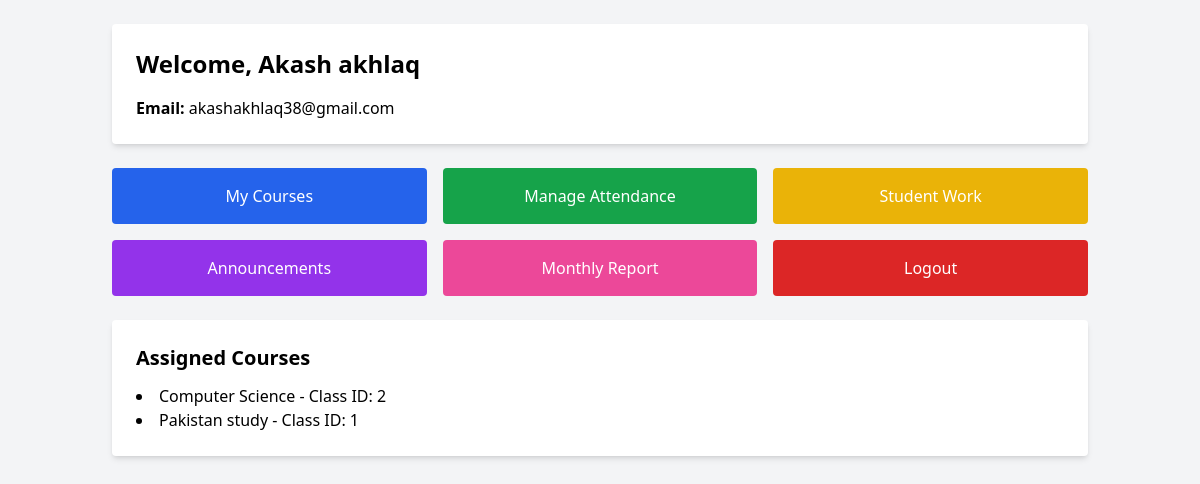
The page /attendance_system/teacher/dashboard.php (signed in) on the database its author committed.
### tables this page shows
CREATE TABLE `teachers` (
  `id` int(11) NOT NULL,
  `name` varchar(100) DEFAULT NULL,
  `email` varchar(100) DEFAULT NULL,
  `password` varchar(255) DEFAULT NULL,
  `class_id` int(11) DEFAULT NULL,
  `subject_id` int(11) DEFAULT NULL,
  `status` tinyint(4) DEFAULT 1,
  `reset_token` varchar(255) DEFAULT NULL,
  `token_expiry` datetime DEFAULT NULL
);

CREATE TABLE `courses` (
  `id` int(11) NOT NULL,
  `course_name` varchar(100) NOT NULL,
  `teacher_name` varchar(100) NOT NULL,
  `class_id` int(11) NOT NULL,
  `teacher_id` int(11) NOT NULL
);

### attendance_system/teacher/dashboard.php (the view, shortened to what this page needs)
<?php
include "../db.php";
$teacher_id = $_SESSION['teacher'];
$teacher = mysqli_fetch_assoc(mysqli_query($conn, "SELECT * FROM teachers WHERE id='$teacher_id'"));
?>
<!DOCTYPE html>
<html lang="en">
<head>
<script src="https://cdn.tailwindcss.com"></script>
</head>
<body class="bg-gray-100">
<div class="container mx-auto p-6">
    <div class="bg-white p-6 rounded shadow-md">
        <h1 class="text-2xl font-bold mb-4">Welcome, <?php echo $teacher['name']; ?></h1>
        <p><strong>Email:</strong> <?php echo $teacher['email']; ?></p>
    </div>
    <div class="grid grid-cols-1 md:grid-cols-3 gap-4 mt-6">
        <a href="courses.php" class="bg-blue-600 text-white p-4 rounded text-center hover:bg-blue-700">My Courses</a>
        <a href="attendance_manage.php" class="bg-green-600 text-white p-4 rounded text-center hover:bg-green-700">Manage Attendance</a>
        <a href="student_work.php" class="bg-yellow-500 text-white p-4 rounded text-center hover:bg-yellow-600">Student Work</a>
        <a href="announcements.php" class="bg-purple-600 text-white p-4 rounded text-center hover:bg-purple-700">Announcements</a>
        <a href="monthly_report.php" class="bg-pink-500 text-white p-4 rounded text-center hover:bg-pink-600">Monthly Report</a>
        <a href="logout.php" class="bg-red-600 text-white p-4 rounded text-center hover:bg-red-700">Logout</a>
    </div>
    <div class="bg-white p-6 rounded shadow-md mt-6">
        <h2 class="text-xl font-bold mb-3">Assigned Courses</h2>
        <ul class="list-disc list-inside">
        <?php
        $courses = mysqli_query($conn, "SELECT * FROM courses WHERE teacher_id='$teacher_id'");
        if(mysqli_num_rows($courses) > 0){
            while($course = mysqli_fetch_assoc($courses)){
                echo "<li>{$course['course_name']} - Class ID: {$course['class_id']}</li>";
            }
        } else {
            echo "<li>No courses assigned yet.</li>";
        }
        ?>
        </ul>
    </div>
</div>
</body>
</html>

### rows shown on the page
teachers: name "Akash akhlaq", email "akashakhlaq38@gmail.com"
courses: course_name "Computer Science", class "2"
courses: course_name "Pakistan study", class "1"
